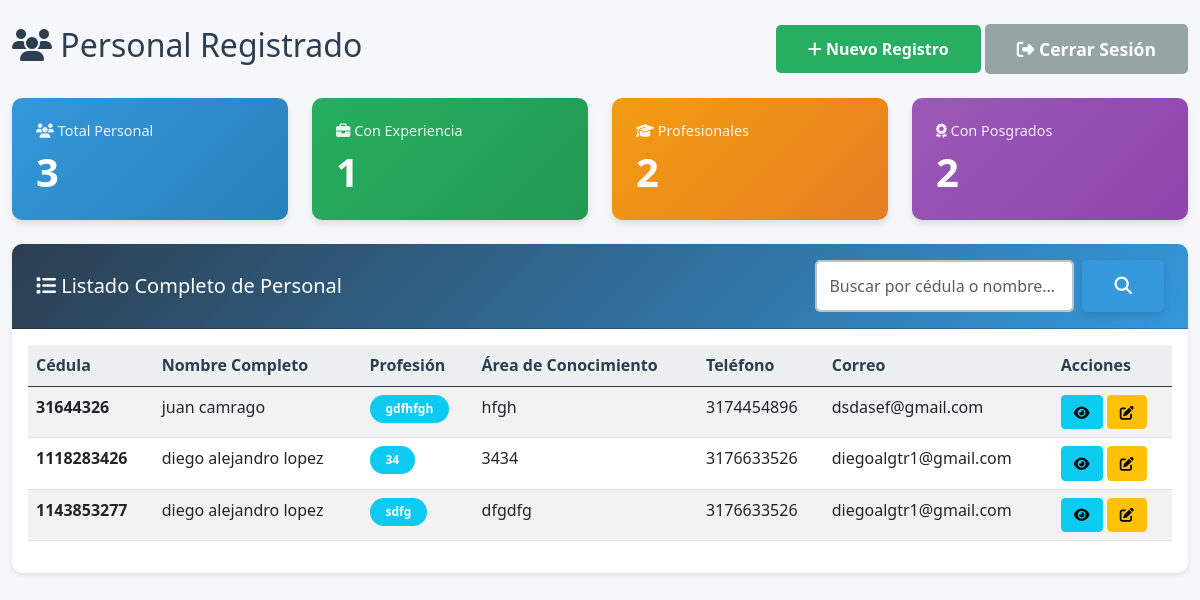
/formapp/lista/ (signed in), run on the app's committed database.
### formapp/models.py (models this page shows, shortened)
class InformacionBasica(models.Model):
    GENERO_CHOICES = [
        ('Femenino', 'Femenino'),
        ('Masculino', 'Masculino'),
    ]
    nombre_completo = models.CharField(max_length=200, verbose_name='Nombre Completo', blank=True, null=True)
    cedula = models.CharField(max_length=20, unique=True, verbose_name='Cédula')
    genero = models.CharField(max_length=50, verbose_name='Género', choices=GENERO_CHOICES)
    tipo_via = models.CharField(max_length=50, verbose_name='Tipo de Vía (Calle/Avenida/Carrera)', default='Calle')
    numero_via = models.CharField(max_length=20, verbose_name='Número de Vía', default='')
    numero_casa = models.CharField(max_length=20, verbose_name='Número de Casa/Edificio', default='')
    complemento_direccion = models.CharField(max_length=100, verbose_name='Complemento (Apto, Interior, etc.)', blank=True, null=True)
    barrio = models.CharField(max_length=100, verbose_name='Barrio', blank=True, null=True)
    telefono = models.CharField(max_length=20, verbose_name='Teléfono')
    correo = models.EmailField(verbose_name='Correo Electrónico')
    perfil = models.CharField(max_length=200, verbose_name='Perfil Profesional')
    area_conocimiento = models.CharField(max_length=200, verbose_name='Área de Conocimiento')
    area_del_conocimiento = models.CharField(max_length=200, verbose_name='Área del Conocimiento', blank=True, null=True)
    tipo_perfil = models.CharField(max_length=200, verbose_name='Tipo de Perfil')
    profesion = models.CharField(max_length=200, verbose_name='Profesión')
    experiencia = models.CharField(max_length=200, verbose_name='Tipo de Experiencia')
    tiempo_experiencia = models.CharField(max_length=200, verbose_name='Tiempo de Experiencia')
    cantidad = models.IntegerField(verbose_name='Cantidad')
    descripcion = models.TextField(verbose_name='Descripción del Cargo')
    base_anexo_11 = models.CharField(max_length=200, verbose_name='Base Anexo 11')
    observacion = models.TextField(verbose_name='Observaciones', blank=True, null=True)

### formapp/views.py (the view)
# urls.py: path('lista/', views.ApplicantListView.as_view(), name='applicant_list'),
class ApplicantListView(LoginRequiredMixin, ListView):
    model = InformacionBasica
    template_name = 'formapp/applicant_list.html'
    context_object_name = 'applicants'
    ordering = ['-id']
    paginate_by = 20
    def get_queryset(self):
        queryset = super().get_queryset()
        search_query = self.request.GET.get('search', '')
        if search_query:
            queryset = queryset.filter(
                Q(cedula__icontains=search_query) |
                Q(nombre_completo__icontains=search_query)
            )
        return queryset
    def get_context_data(self, **kwargs):
        context = super().get_context_data(**kwargs)
        context['total_personal'] = InformacionBasica.objects.count()
        context['con_experiencia'] = InformacionBasica.objects.filter(
            experiencias_laborales__isnull=False
        ).distinct().count()
        context['profesionales'] = InformacionBasica.objects.filter(
            formacion_academica__isnull=False
        ).distinct().count()
        context['con_posgrado'] = InformacionBasica.objects.filter(
            posgrados__isnull=False
        ).distinct().count()
        context['search_query'] = self.request.GET.get('search', '')
        return context

### formapp/templates/formapp/applicant_list.html (shortened to what this page needs)
{% extends 'base.html' %}
{% load static %}
{% block content %}
<div class="container-fluid mt-4">
    <div class="row">
        <div class="col-12">
            <div class="d-flex justify-content-between align-items-center mb-4">
                <h2><i class="fas fa-users"></i> Personal Registrado</h2>
                <div>
                    <a href="{% url 'formapp:public_form' %}" class="btn btn-success">
                        <i class="fas fa-plus"></i> Nuevo Registro
                    </a>
                    {% if user.is_authenticated %}
                    <a href="{% url 'logout' %}" class="btn btn-secondary">
                        <i class="fas fa-sign-out-alt"></i> Cerrar Sesión
                    </a>
                    {% endif %}
                </div>
            </div>
            <div class="row mb-4">
                <div class="col-md-3">
                    <div class="stat-card" style="background: linear-gradient(135deg, #3498db 0%, #2980b9 100%);">
                        <div class="card-body">
                            <h5 class="card-title">
                                <i class="fas fa-users"></i> Total Personal
                            </h5>
                            <h2>{{ total_personal }}</h2>
                        </div>
                    </div>
                </div>
                <div class="col-md-3">
                    <div class="stat-card" style="background: linear-gradient(135deg, #27ae60 0%, #229954 100%);">
                        <div class="card-body">
                            <h5 class="card-title">
                                <i class="fas fa-briefcase"></i> Con Experiencia
                            </h5>
                            <h2>{{ con_experiencia }}</h2>
                        </div>
                    </div>
                </div>
                <div class="col-md-3">
                    <div class="stat-card" style="background: linear-gradient(135deg, #f39c12 0%, #e67e22 100%);">
                        <div class="card-body">
                            <h5 class="card-title">
                                <i class="fas fa-graduation-cap"></i> Profesionales
                            </h5>
                            <h2>{{ profesionales }}</h2>
                        </div>
                    </div>
                </div>
                <div class="col-md-3">
                    <div class="stat-card" style="background: linear-gradient(135deg, #9b59b6 0%, #8e44ad 100%);">
                        <div class="card-body">
                            <h5 class="card-title">
                                <i class="fas fa-award"></i> Con Posgrados
                            </h5>
                            <h2>{{ con_posgrado }}</h2>
                        </div>
                    </div>
                </div>
            </div>
            <div class="card">
                <div class="card-header">
                    <div class="d-flex justify-content-between align-items-center">
                        <h5 class="mb-0">
                            <i class="fas fa-list"></i> Listado Completo de Personal
                        </h5>
                        <form method="get" class="d-flex" style="max-width: 400px;">
                            <input
                                type="text"
                                name="search"
                                class="form-control me-2"
                                placeholder="Buscar por cédula o nombre..."
                                value="{{ search_query }}"
                            >
                            <button type="submit" class="btn btn-primary">
                                <i class="fas fa-search"></i>
                            </button>
                        </form>
                    </div>
                </div>
                <div class="card-body">
                    {% if applicants %}
                        <div class="table-responsive">
                            <table class="table table-hover table-striped">
                                <thead class="table-dark">
                                    <tr>
                                        <th>Cédula</th>
                                        <th>Nombre Completo</th>
                                        <th>Profesión</th>
                                        <th>Área de Conocimiento</th>
                                        <th>Teléfono</th>
                                        <th>Correo</th>
                                        <th>Acciones</th>
                                    </tr>
                                </thead>
                                <tbody>
                                    {% for applicant in applicants %}
                                    <tr>
                                        <td><strong>{{ applicant.cedula }}</strong></td>
                                        <td>{{ applicant.nombre_completo }}</td>
                                        <td>
                                            <span class="badge bg-info">
                                                {{ applicant.profesion }}
                                            </span>
                                        </td>
                                        <td>{{ applicant.area_conocimiento }}</td>
                                        <td>{{ applicant.telefono }}</td>
                                        <td>{{ applicant.correo }}</td>
                                        <td>
                                            <a href="{% url 'formapp:applicant_detail' applicant.pk %}"
                                               class="btn btn-sm btn-info"
                                               title="Ver Detalle">
                                                <i class="fas fa-eye"></i>
                                            </a>
                                            {% if user.is_staff %}
                                            <a href="/admin/formapp/informacionbasica/{{ applicant.pk }}/change/"
                                               class="btn btn-sm btn-warning"
                                               title="Editar">
                                                <i class="fas fa-edit"></i>
                                            </a>
                                            {% endif %}
                                        </td>
                                    </tr>
                                    {% endfor %}
                                </tbody>
                            </table>
                        </div>
                    {% else %}
                        <div class="alert alert-info text-center">
                            <i class="fas fa-info-circle fa-3x mb-3"></i>
                            <h4>No hay personal registrado</h4>
                            <p>Haz clic en "Nuevo Registro" para agregar el primero.</p>
                        </div>
                    {% endif %}
                </div>
            </div>
        </div>
    </div>
</div>
{% endblock %}

### templates/base.html (shortened to what this page needs)
<!DOCTYPE html>
<html lang="es">
<head>
    <link href="https://cdn.jsdelivr.net/npm/bootstrap@5.3.0/dist/css/bootstrap.min.css" rel="stylesheet">
    <link rel="stylesheet" href="https://cdnjs.cloudflare.com/ajax/libs/font-awesome/6.4.0/css/all.min.css">
    {% load static %}
    <link rel="stylesheet" href="{% static 'css/style.css' %}">
</head>
<body>
    {% block content %}{% endblock %}
</body>
</html>

### static/css/style.css (style rules this page uses)
:root { --primary-color: #2c3e50; --secondary-color: #3498db; --success-color: #27ae60; --danger-color: #e74c3c; --warning-color: #f39c12; --info-color: #17a2b8; --light-bg: #ecf0f1; --border-color: #bdc3c7; }
body { font-family: 'Segoe UI', Tahoma, Geneva, Verdana, sans-serif; background-color: #f5f7fa; color: #2c3e50; line-height: 1.6; }
.form-control, .form-select { border: 2px solid var(--border-color); border-radius: 5px; padding: 0.75rem; transition: all 0.3s ease; }
.btn-primary { background-color: var(--secondary-color); border: none; padding: 0.75rem 2rem; font-size: 1.1rem; font-weight: 600; border-radius: 5px; transition: all 0.3s ease; box-shadow: 0 4px 6px rgba(0,0,0,0.1); }
.btn-secondary { background-color: #95a5a6; border: none; padding: 0.75rem 2rem; font-size: 1.1rem; font-weight: 600; border-radius: 5px; transition: all 0.3s ease; }
.btn-success { background-color: var(--success-color); border: none; padding: 0.75rem 2rem; font-weight: 600; border-radius: 5px; transition: all 0.3s ease; }
.card { box-shadow: 0 2px 4px rgba(0,0,0,0.1); margin-bottom: 1.5rem; border: none; border-radius: 10px; }
.card-header { background: linear-gradient(135deg, var(--primary-color) 0%, var(--secondary-color) 100%); color: white; border-radius: 10px 10px 0 0 !important; padding: 1rem 1.5rem; }
.stat-card { border-radius: 10px; padding: 1.5rem; color: white; box-shadow: 0 4px 6px rgba(0,0,0,0.1); transition: transform 0.3s ease; }
.stat-card h5 { font-size: 0.9rem; margin-bottom: 0.5rem; opacity: 0.9; }
.stat-card h2 { font-size: 2.5rem; font-weight: bold; margin: 0; }
.table th { font-weight: 600; background-color: var(--light-bg); color: var(--primary-color); }
.badge { padding: 0.5rem 1rem; font-weight: 600; border-radius: 20px; }
.btn-sm { padding: 0.35rem 0.75rem; font-size: 0.875rem; }

### data on the page
InformacionBasica: cedula "31644326", nombre_completo "juan camrago", profesion "gdfhfgh", area_conocimiento "hfgh", telefono "3174454896", correo "dsdasef@gmail.com"
InformacionBasica: cedula "1118283426", nombre_completo "diego alejandro lopez", profesion "34", area_conocimiento "3434", telefono "3176633526", correo "diegoalgtr1@gmail.com"
InformacionBasica: cedula "1143853277", nombre_completo "diego alejandro lopez", profesion "sdfg", area_conocimiento "dfgdfg", telefono "3176633526", correo "diegoalgtr1@gmail.com"

### other printed values
{{ total_personal }} "3"
{{ con_experiencia }} "1"
{{ profesionales }} "2"
{{ con_posgrado }} "2"
